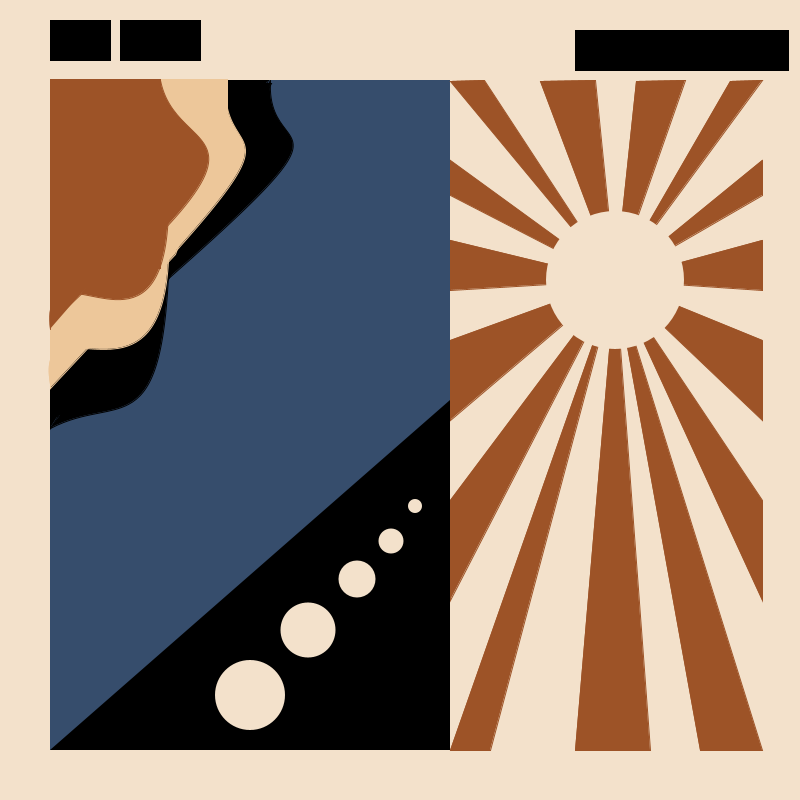
Frame 1 (no input)
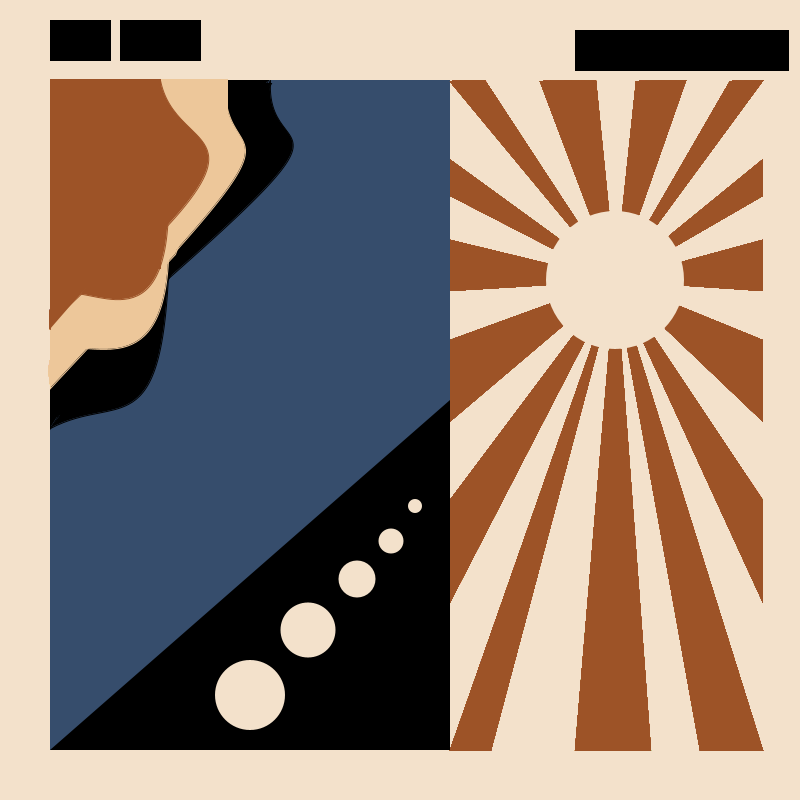
Frame 60 (the mouse pressed at the canvas centre just before this capture)
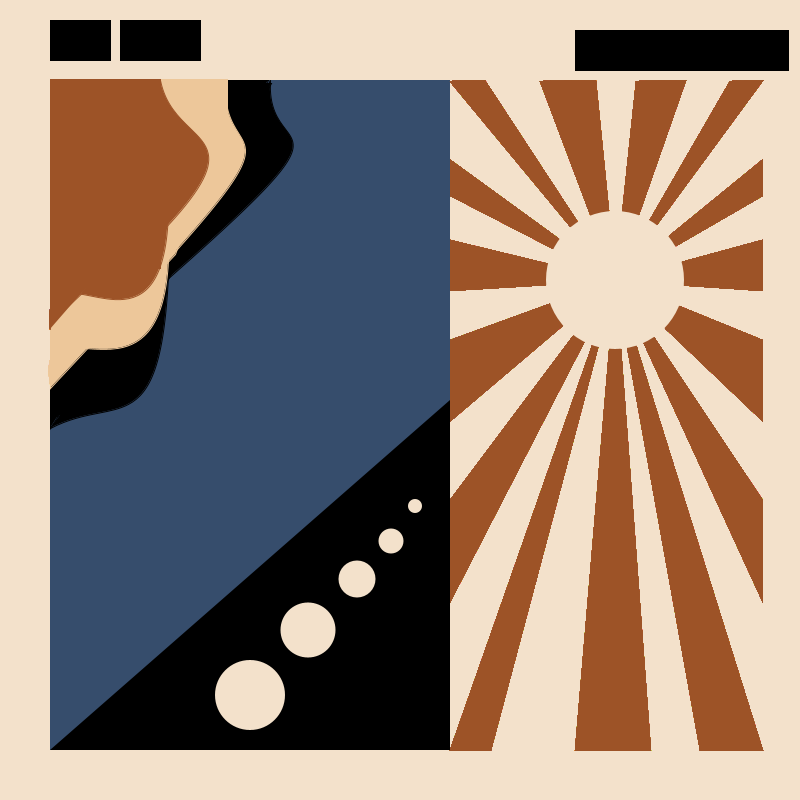
Frame 120 (the mouse held since frame 60 and released just before this capture)

The Processing sketch that drew these frames (run headless with seeded random() and noise(); from frame 60 on, the mouse is pressed at the canvas centre):

// Processing sketch: Replica_Piece_INC
// ── Replica_Piece_INC.pde
void setup(){
  size(800, 800);
  background(#f3e1cb);
}


void draw(){
  
//fake text
  fill(#000000);
    rect(50, 20, 60, 40);
    rect(120, 20, 80, 40);
    rect(575, 30, 213, 40);


//blue background
  noStroke();
  fill(#364d6c);
    rect(50, 80, 400, 670);
    

//black triangle section
 fill(#000000);
    triangle(450, 400, 450, 750, 50, 750);
    
    
//white circle things
 fill(#f3e1cb);
    circle(415, 506, -14);
    circle(391, 541, -25);
    circle(357, 579, -37);
    circle(308, 630, -55);
    circle(250, 695, -70);
 
    
 ///black wave
  fill(#000000);
  stroke(#000000);
    curve(-232, 486, 50, 428, 168, 275, 100, -595); //w
    curve(196, -237, 270, 80, 166, 280, -955, 1158); //w
    quad(50, 428, 268, 80, 63, 80, 50, 80);
    quad(50, 86, 271, 83, 103, 403, 50, 418);
    
    
//off-white wave
  fill(#edc79a);
  stroke(#edc79a);
    curve(262, 809, 50, 384, 168, 260, 100, -595); //w
    curve(196, -260, 225, 80, 168, 259, -573, 964); //w
    rect(50, 79, 177, 103); //fill rect
    rect(50, 79, 177, 103);  //fill rect
    quad(50, 305, 218, 134, 175, 254, 50, 388);
    
    
//orange wave
  fill(#9d5327);
  stroke(#9d5327);
    curve(232, 809, 50, 329, 168, 193, 28, -885);
    curve(77, -181, 160, 80, 160, 233, -448, 714);
    rect(50, 79, 110, 189);
     triangle(50, 264, 109, 267, 50, 323);
     

//sun thing
 //top
  fill(#9d5327);
    triangle(484, 80, 450, 81, 615, 280);
    triangle(595, 80, 540, 81, 615, 280);
    triangle(685, 80, 636, 81, 615, 280);
    triangle(762, 80, 730, 81, 615, 280);
    
  //right side
    triangle(450, 195, 450, 160, 615, 280);
    triangle(450, 240, 450, 290, 615, 280);
    triangle(450, 340, 450, 420, 615, 280);
    triangle(450, 500, 450, 600, 615, 280);
    
 //left side
   triangle(762, 195, 762, 160, 615, 280);
   triangle(762, 240, 762, 290, 615, 280);
   triangle(762, 340, 762, 420, 615, 280);
   triangle(762, 500, 762, 600, 615, 280);
   
 
 //bottom
   triangle(450, 750, 490, 750, 615, 280);
   triangle(575, 750, 650, 750, 615, 280);
   triangle(700, 750, 762, 750, 615, 280);

 //middle sun
  fill(#f3e1cb);
  noStroke();
  circle(615, 280, 138);
    
    
//save
//if (frameCount == 1);
//  save("Replica Piece Solarium Cover.png");
}
